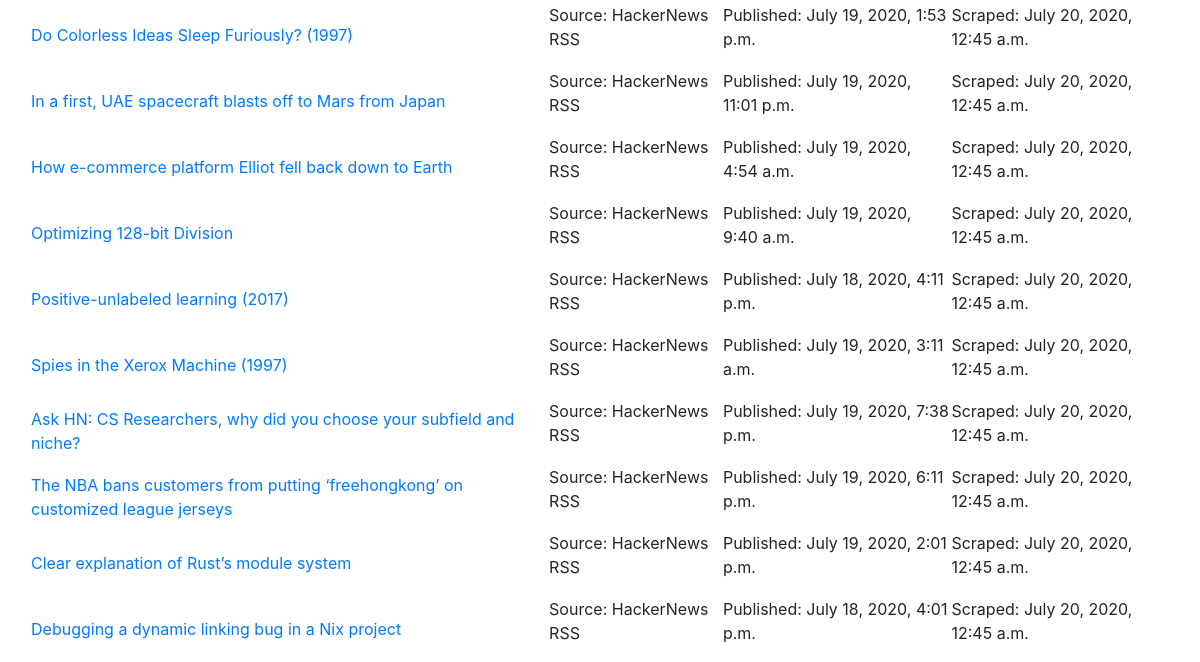
Before: / (lower part) with the older database file.
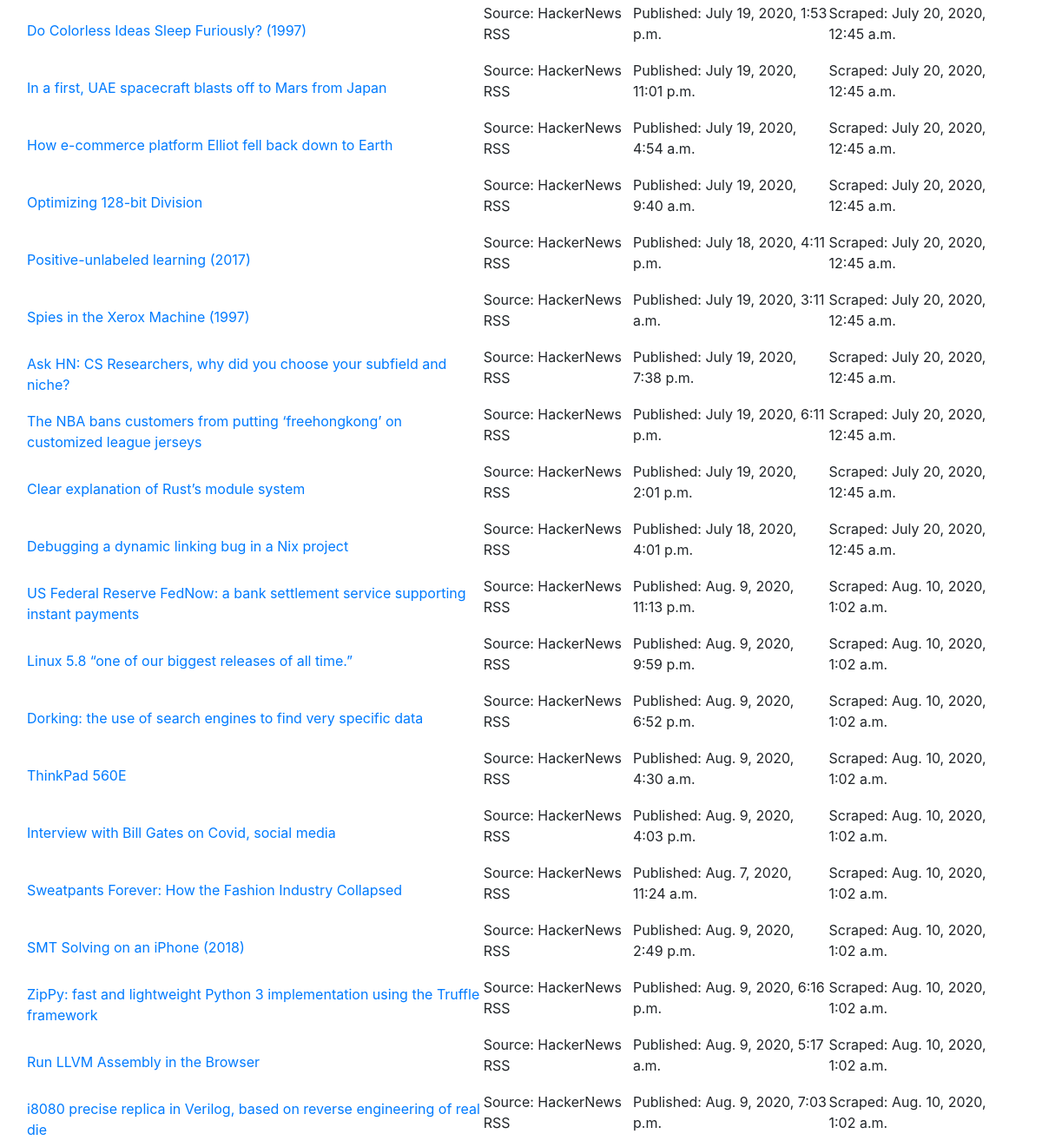
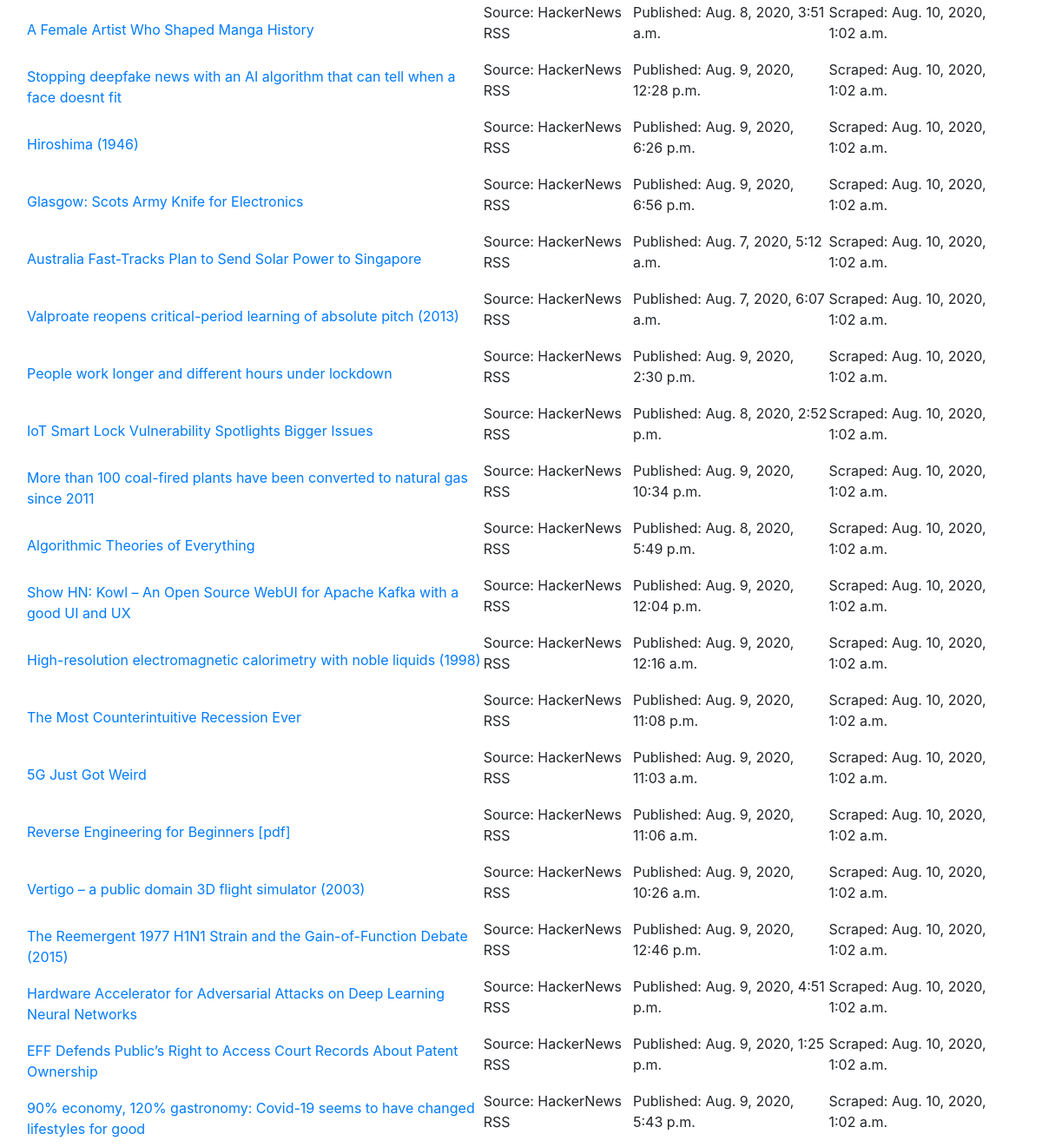
After: the same page with the newer database file (2 pictures, top to bottom).
### scraping/models.py (models this page shows)
class News(models.Model):
    title = models.CharField(max_length=200)
    link = models.CharField(max_length=2083, default="", unique=True)
    published = models.DateTimeField()
    created_at = models.DateTimeField(auto_now_add=True)
    updated_at = models.DateTimeField(auto_now=True)
    source = models.CharField(max_length=30, default="", blank=True, null=True)

### django_web_scraping_example/views.py (the view)
# urls.py: path('', HomePageView.as_view(), name='home'), # homepage
class HomePageView(generic.ListView):
    template_name = 'home.html'
    context_object_name = 'articles' # assign "News" object list to the object "articles"
    def get_queryset(self):
        return News.objects.all()

### templates/home.html
{% extends '_base.html' %}
{% load static %}
{% block content %}
<div class="row">
    <table>
        <tbody>
            {% for a in articles %}
            <tr>
                <td>
                    <a href="{{ a.link }}">{{ a.title }}</a>
                </td>
                <td>
                    <p>
                        Source: {{ a.source }}
                    </p>
                </td>
                <td>
                    <p>
                        Published: {{ a.published }}
                    </p>
                </td>
                <td>
                    <p>
                        Scraped: {{ a.created_at }}
                    </p>
                </td>
            </tr>
            {% endfor %}
        </tbody>
    </table>
</div>
{% endblock content %}

Changed rows visible on the page:
added News: title "US Federal Reserve FedNow: a bank settlement service supporting instant payments", source "HackerNews RSS", published "Aug. 9, 2020, 11:13 p.m.", created_at "Aug. 10, 2020, 1:02 a.m."
added News: title "Linux 5.8 “one of our biggest releases of all time.”", source "HackerNews RSS", published "Aug. 9, 2020, 9:59 p.m.", created_at "Aug. 10, 2020, 1:02 a.m."
added News: title "Dorking: the use of search engines to find very specific data", source "HackerNews RSS", published "Aug. 9, 2020, 6:52 p.m.", created_at "Aug. 10, 2020, 1:02 a.m."
added News: title "ThinkPad 560E", source "HackerNews RSS", published "Aug. 9, 2020, 4:30 a.m.", created_at "Aug. 10, 2020, 1:02 a.m."
added News: title "Interview with Bill Gates on Covid, social media", source "HackerNews RSS", published "Aug. 9, 2020, 4:03 p.m.", created_at "Aug. 10, 2020, 1:02 a.m."
added News: title "Sweatpants Forever: How the Fashion Industry Collapsed", source "HackerNews RSS", published "Aug. 7, 2020, 11:24 a.m.", created_at "Aug. 10, 2020, 1:02 a.m."
added News: title "SMT Solving on an iPhone (2018)", source "HackerNews RSS", published "Aug. 9, 2020, 2:49 p.m.", created_at "Aug. 10, 2020, 1:02 a.m."
added News: title "ZipPy: fast and lightweight Python 3 implementation using the Truffle framework", source "HackerNews RSS", published "Aug. 9, 2020, 6:16 p.m.", created_at "Aug. 10, 2020, 1:02 a.m."
added News: title "Run LLVM Assembly in the Browser", source "HackerNews RSS", published "Aug. 9, 2020, 5:17 a.m.", created_at "Aug. 10, 2020, 1:02 a.m."
added News: title "i8080 precise replica in Verilog, based on reverse engineering of real die", source "HackerNews RSS", published "Aug. 9, 2020, 7:03 p.m.", created_at "Aug. 10, 2020, 1:02 a.m."
added News: title "A Female Artist Who Shaped Manga History", source "HackerNews RSS", published "Aug. 8, 2020, 3:51 a.m.", created_at "Aug. 10, 2020, 1:02 a.m."
added News: title "Stopping deepfake news with an AI algorithm that can tell when a face doesnt fit", source "HackerNews RSS", published "Aug. 9, 2020, 12:28 p.m.", created_at "Aug. 10, 2020, 1:02 a.m."
added News: title "Hiroshima (1946)", source "HackerNews RSS", published "Aug. 9, 2020, 6:26 p.m.", created_at "Aug. 10, 2020, 1:02 a.m."
added News: title "Glasgow: Scots Army Knife for Electronics", source "HackerNews RSS", published "Aug. 9, 2020, 6:56 p.m.", created_at "Aug. 10, 2020, 1:02 a.m."
added News: title "Australia Fast-Tracks Plan to Send Solar Power to Singapore", source "HackerNews RSS", published "Aug. 7, 2020, 5:12 a.m.", created_at "Aug. 10, 2020, 1:02 a.m."
added News: title "Valproate reopens critical-period learning of absolute pitch (2013)", source "HackerNews RSS", published "Aug. 7, 2020, 6:07 a.m.", created_at "Aug. 10, 2020, 1:02 a.m."
added News: title "People work longer and different hours under lockdown", source "HackerNews RSS", published "Aug. 9, 2020, 2:30 p.m.", created_at "Aug. 10, 2020, 1:02 a.m."
added News: title "IoT Smart Lock Vulnerability Spotlights Bigger Issues", source "HackerNews RSS", published "Aug. 8, 2020, 2:52 p.m.", created_at "Aug. 10, 2020, 1:02 a.m."
added News: title "More than 100 coal-fired plants have been converted to natural gas since 2011", source "HackerNews RSS", published "Aug. 9, 2020, 10:34 p.m.", created_at "Aug. 10, 2020, 1:02 a.m."
added News: title "Algorithmic Theories of Everything", source "HackerNews RSS", published "Aug. 8, 2020, 5:49 p.m.", created_at "Aug. 10, 2020, 1:02 a.m."
added News: title "Show HN: Kowl – An Open Source WebUI for Apache Kafka with a good UI and UX", source "HackerNews RSS", published "Aug. 9, 2020, 12:04 p.m.", created_at "Aug. 10, 2020, 1:02 a.m."
added News: title "High-resolution electromagnetic calorimetry with noble liquids (1998)", source "HackerNews RSS", published "Aug. 9, 2020, 12:16 a.m.", created_at "Aug. 10, 2020, 1:02 a.m."
added News: title "The Most Counterintuitive Recession Ever", source "HackerNews RSS", published "Aug. 9, 2020, 11:08 p.m.", created_at "Aug. 10, 2020, 1:02 a.m."
added News: title "5G Just Got Weird", source "HackerNews RSS", published "Aug. 9, 2020, 11:03 a.m.", created_at "Aug. 10, 2020, 1:02 a.m."
added News: title "Reverse Engineering for Beginners [pdf]", source "HackerNews RSS", published "Aug. 9, 2020, 11:06 a.m.", created_at "Aug. 10, 2020, 1:02 a.m."
added News: title "Vertigo – a public domain 3D flight simulator (2003)", source "HackerNews RSS", published "Aug. 9, 2020, 10:26 a.m.", created_at "Aug. 10, 2020, 1:02 a.m."
added News: title "The Reemergent 1977 H1N1 Strain and the Gain-of-Function Debate (2015)", source "HackerNews RSS", published "Aug. 9, 2020, 12:46 p.m.", created_at "Aug. 10, 2020, 1:02 a.m."
added News: title "Hardware Accelerator for Adversarial Attacks on Deep Learning Neural Networks", source "HackerNews RSS", published "Aug. 9, 2020, 4:51 p.m.", created_at "Aug. 10, 2020, 1:02 a.m."
added News: title "EFF Defends Public’s Right to Access Court Records About Patent Ownership", source "HackerNews RSS", published "Aug. 9, 2020, 1:25 p.m.", created_at "Aug. 10, 2020, 1:02 a.m."
added News: title "90% economy, 120% gastronomy: Covid-19 seems to have changed lifestyles for good", source "HackerNews RSS", published "Aug. 9, 2020, 5:43 p.m.", created_at "Aug. 10, 2020, 1:02 a.m."
